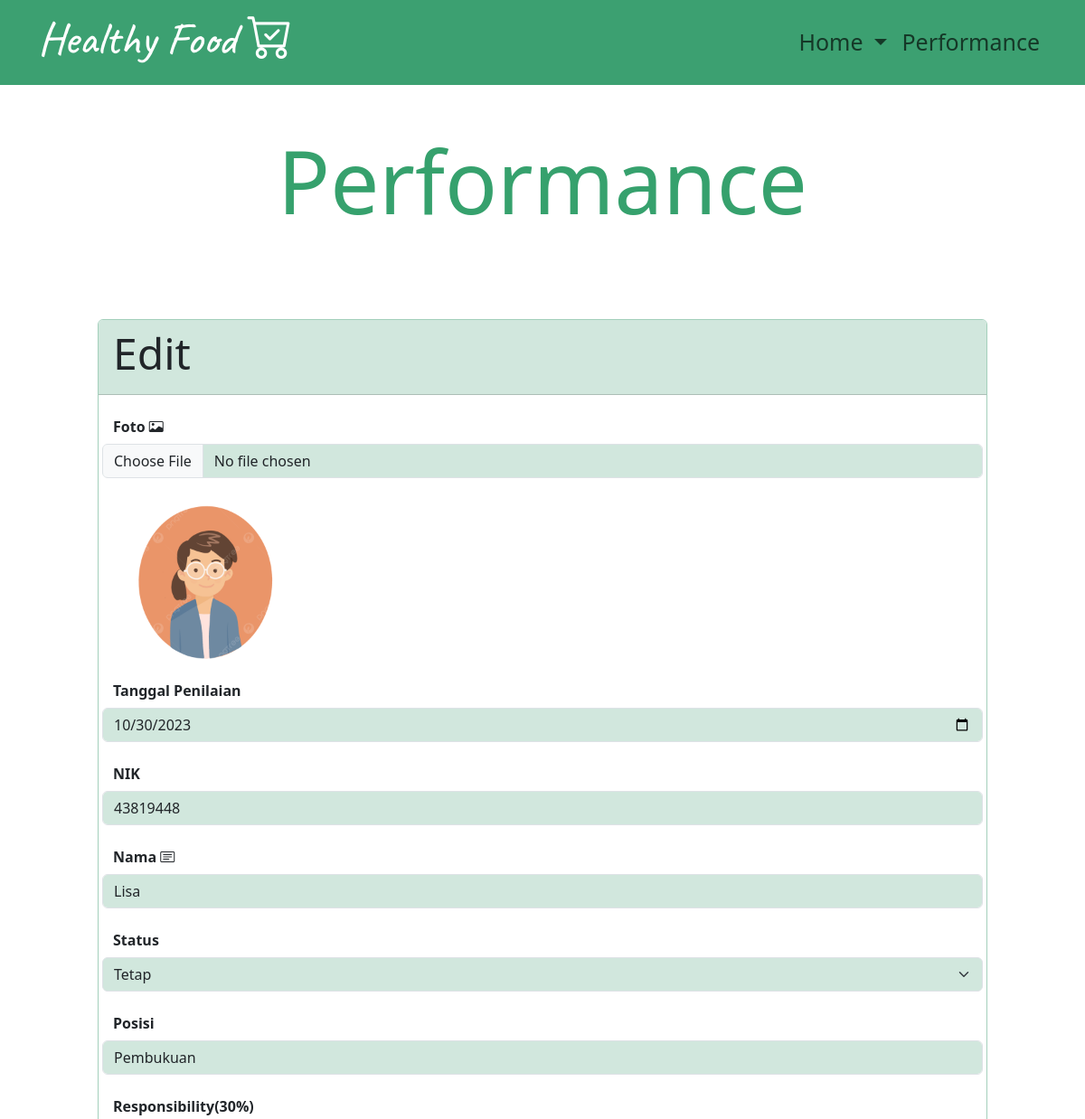
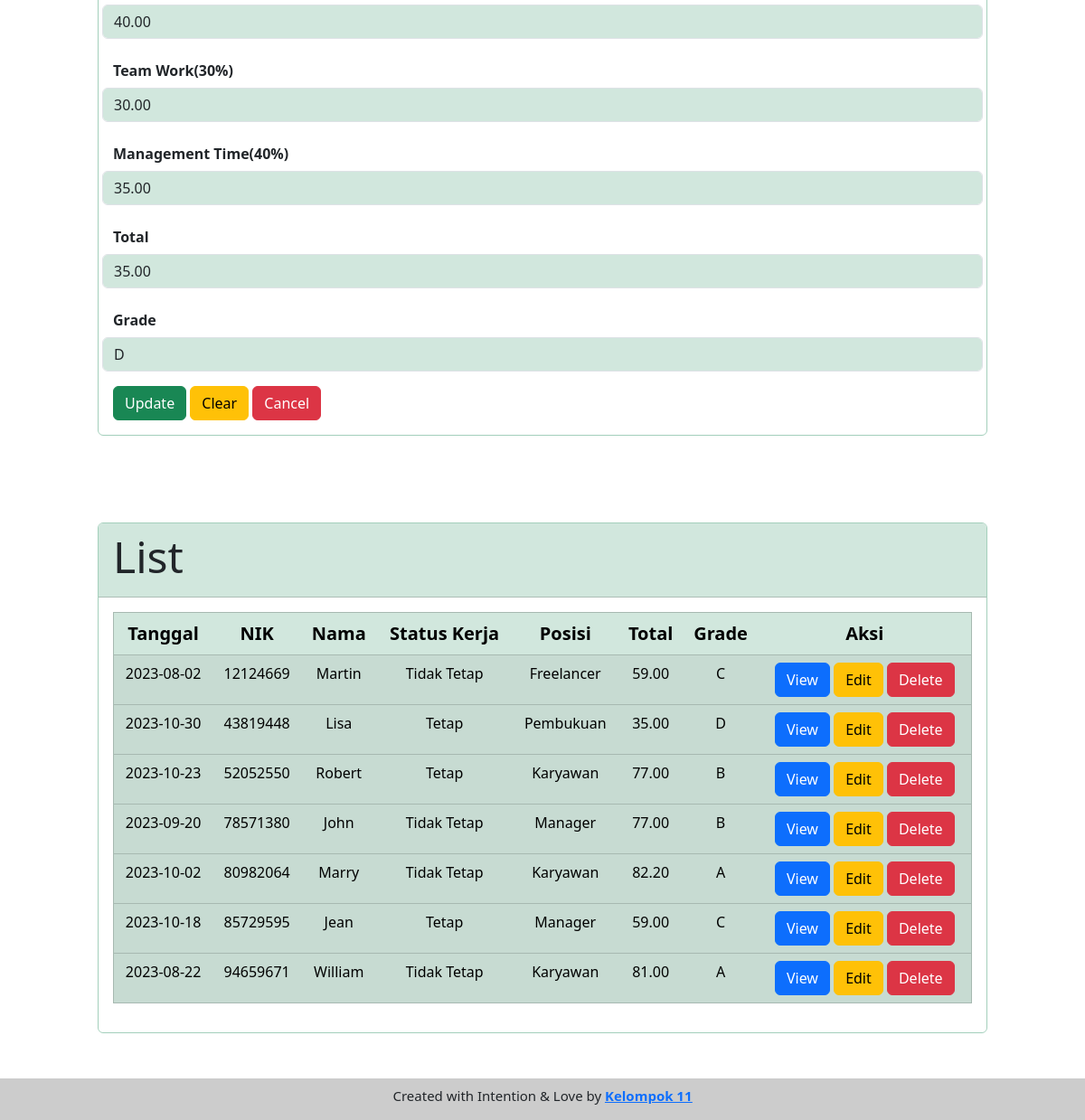
The app's page /uts/performance.php?aksi=edit&nik=43819448 with its own data (2 pictures, top to bottom).
### tables this page shows
CREATE TABLE `performance` (
  `nik` int(8) NOT NULL,
  `foto` varchar(200) NOT NULL,
  `nama` varchar(200) NOT NULL,
  `status_kerja` enum('Tetap','Tidak Tetap') NOT NULL,
  `position` varchar(10) NOT NULL,
  `tgl_penilaian` date NOT NULL,
  `responsibility` decimal(10,2) NOT NULL,
  `teamwork` decimal(10,2) NOT NULL,
  `management_time` decimal(10,2) NOT NULL,
  `total` decimal(10,2) NOT NULL,
  `grade` varchar(3) NOT NULL
);

### uts/performance.php (the view, shortened to what this page needs)
<!DOCTYPE html>
<html lang="en" data-bs-theme="light">
  <head>
    <link href="https://cdn.jsdelivr.net/npm/bootstrap@5.3.2/dist/css/bootstrap.min.css" rel="stylesheet">
    <link rel="stylesheet" href="styles.css">
    <link rel="stylesheet" href="https://cdn.jsdelivr.net/npm/bootstrap-icons@1.11.1/font/bootstrap-icons.css">
  </head>
  <body>
  <header>
    <nav class="navbar navbar-expand-md navbar-light">
      <div class="container">
        <h1 class="navbar-brand" style="font-size : 50px;color:white;font-family: 'Caveat', cursive;">Healthy Food <i class="bi bi-cart-check"></i></h1>
        <div class="collapse navbar-collapse" id="navbarNavDropdown">
            <ul class="navbar-nav ms-auto">
                <li class="nav-item dropdown">
                    <a class="nav-link dropdown-toggle" style="font-size: 25px;" href="#" role="button" data-bs-toggle="dropdown" aria-expanded="false">
                        Home
                    </a>
                </li>
                <li class="nav-item">
                    <a class="nav-link" href="performance.php" style="font-size: 25px;">Performance</a>
                </li>
            </ul>
        </div>
      </div>
    </nav>
  </header>
  <section id="performance" class="p-sm-5">
    <div class="container-fluid">
    <h1 class="text-center mb-5" style="font-size: 600%;padding-top:0%;">Performance</h1>
      <?php
      $con = mysqli_connect("localhost","root","","karyawan_kel11");
      if (isset($_GET['aksi'])){
				switch($_GET['aksi']){
					case "edit":
						edit($con);
            view($con);
						break;
				}
			}
			else{
				add($con);
        view($con);
			}
      ?>
          <?php
      function view($con){
          ?>
          <div class="container-fluid p-5">
          <div class="card border-success-subtle">
            <div class="card-header bg-success-subtle">
              <h2 style="font-size: 300%;">List</h2>
            </div>
            <div class="card-body">
            <div class="table-responsive-md">
          <table class="table table-success table-striped table-hover text-center" border="1">
          <thead>
            <tr>
                <th>Tanggal</th>
                <th>NIK</th>
                <th>Nama</th>
                <th>Status Kerja</th>
                <th>Posisi</th>
                <th>Total</th>
                <th>Grade</th>
                <th>Aksi</th>
            </tr>
          </thead>
          <?php
            $sql = "SELECT * FROM performance";
            $result = mysqli_query ($con,$sql);
            if (mysqli_num_rows($result)>0){
              while ($data = mysqli_fetch_array($result)){
          ?>
            <tbody class="">
            <tr class="hover">
              <td><?=$data['tgl_penilaian'];?></td>
              <td><?=$data['nik'];?></td>
              <td><?=$data['nama'];?></td>
              <td><?=$data['status_kerja'];?></td>
              <td><?=$data['position'];?></td>
              <td><?=$data['total'];?></td>
              <td><?=$data['grade'];?></td>
              <td colspan="3">
                <a href="performance.php?aksi=view2&nik=<?=$data['nik'];?>#performance"><button type="button" class="btn btn-primary">View</button></a>
                <a href="performance.php?aksi=edit&nik=<?=$data['nik'];?>#performance"><button type="button" class="btn btn-warning">Edit</button></a>
                <a href="performance.php?aksi=hapus&nik=<?= $data['nik']; ?>&foto=<?= $data['foto']; ?>#performance" onclick="return confirm('Yakin Hapus?')"><button type="button" class="btn btn-danger">Delete</button></a>
              </td>
            </tr>
          <?php
              }
                }
            ?>
          <?php
      }
          ?>
          <?php
      function edit($con){
        $nik = $_GET['nik'];
        $sql = "SELECT * FROM performance WHERE nik = '$nik'";
        $result = mysqli_query($con,$sql);
        while($data = mysqli_fetch_array($result)){
          ?>
        <div class="container-fluid p-5">
        <div class="card border-success-subtle" >
        <div class="card-header bg-success-subtle">
          <h2>Edit</h2>
        </div>
          <div class="card-body">
          <form action="" method="POST" enctype="multipart/form-data">
            <div class="row mb-3">
              <label for="foto" class="col-xxl-2 col-form-label"><b>Foto <i class="bi bi-card-image"></i></b></label>
              <input type="file" accept=".png, .jpg, .jpeg" name="foto" id="foto" style="width: 1200px;" class="form-control bg-success-subtle"/>
            </div>
            <img <?php ob_start(); ?>src="../image/<?=$data['nik'].'-'.$data['nama'].'.png';?>" width = "200px" height="200px" id="foto" alt="Logo <?=$data['nik'].'-'.$data['nama'];?>">
            <div class="row mb-3">
              <label for="tgl_penilaian" class="col-xxl-2 col-form-label"><b>Tanggal Penilaian</b></label>
              <input type="date" value="<?php ob_start();?><?=$data['tgl_penilaian'];?>" class="form-control bg-success-subtle" name="tgl_penilaian" id="tgl_penilaian" style="width: 1200px;">
            </div>
            <div class="row mb-3">
              <label for="nik" class="col-xxl-2 col-form-label"><b>NIK</b></label>
              <input type="number" value="<?=$data['nik'];?>" class="form-control bg-success-subtle" min="0" name="nik" id="nik" required readonly style="width: 1200px;"/>
            </div>
            <div class="row mb-3">
              <label for="nama" class="col-xxl-2 col-form-label"><b>Nama <i class="bi bi-card-text"></i></b></label>
              <input type="text" value="<?=$data['nama'];?>" class="form-control bg-success-subtle" name="nama" id="nama" style="width: 1200px;"/>
            </div>
            <div class="row mb-3">
              <label class="col-xxl-2 col-form-label" for="status"><b>Status</b></label>
                <select class="form-select bg-success-subtle" style="width: 1200px;" id="status" name="status_kerja">
                  <option value="Tetap" <?= ($data['status_kerja'] == 'Tetap') ? 'selected' : ''; ?>>Tetap</option>
                </select>
            </div>
            <div class="row mb-3">
              <label for="posisi" class="col-xxl-2 col-form-label"><b>Posisi</b></label>
              <input type="text" value="<?=$data['position'];?>" class="form-control bg-success-subtle" name="position" id="posisi" style="width: 1200px;" maxlength="10"/>
            </div>
            <div class="row mb-3">
                  <label for="responsibility" class="col-xxl-2 col-form-label"><b>Responsibility(30%)</b></label>
                  <input type="number" value="<?=$data['responsibility'];?>" class="form-control bg-success-subtle" name="responsibility" id="responsibility" max="100" min="0" style="width: 1200px;"/>
            </div>
            <div class="row mb-3">
                  <label for="teamwork" class="col-xxl-2 col-form-label"><b>Team Work(30%)</b></label>
                  <input type="number" value="<?=$data['teamwork'];?>" class="form-control bg-success-subtle" name="teamwork" id="teamwork" max="100" min="0" style="width: 1200px;"/>
            </div>
            <div class="row mb-3">
                  <label for="management_time" class="col-xxl-2 col-form-label"><b>Management Time(40%)</b></label>
                  <input type="number" value="<?=$data['management_time'];?>" class="form-control bg-success-subtle" name="management_time" id="management_time" max="100" min="0" style="width: 1200px;"/>
            </div>
            <div class="row mb-3">
                  <label for="total" class="col-xxl-2 col-form-label"><b>Total</b></label>
                  <input type="number" value="<?=$data['total'];?>" class="form-control bg-success-subtle" name="total" id="total" max="100" min="0" style="width: 1200px;" readonly/>
            </div>
            <div class="row mb-3">
                  <label for="grade" class="col-xxl-2 col-form-label"><b>Grade</b></label>
                  <input type="text" value="<?=$data['grade'];?>" class="form-control bg-success-subtle" name="grade" id="grade" style="width: 1200px;" readonly/>
            </div>
            <input type="submit" name="update" value="Update" class="btn btn-success"/>
            <input type="reset" value="Clear" class="btn btn-warning"/>
            <input type="button" value="Cancel" class="btn btn-danger" onclick="window.location.href='performance.php#performance'">
		      </form>
          </div>
          </div>
          </div>
          <?php
        }
          ?>
          <?php
      }
          ?>
    </div>
  </section>
  <footer>
        <div class="fixed-bottom" style="background-color: rgba(0, 0, 0, 0.2);">
            <p class="text-center pt-md-2" style="font-size: 15px;">Created with Intention & Love by <a href="https://www.instagram.com/vincent_.m24/"><b><u>Kelompok 11</u></b></a></p>
        </div>
  </footer>
</body>
</html>

### uts/styles.css (style rules this page uses)
header, footer { background-color: #3ca071; }
body { background-size: cover; background-image: url('../image/backgroundterangpattern.png'); background-attachment: fixed; height: 100%; }
.navbar-brand { animation: fade-down 700ms; }
.nav-link { animation: fade-down 700ms; }
table { animation: fade-up 700ms; }
section { animation: fade-up 700ms; }
#performance { animation: fade-up 700ms; }
h1 { color: #36a16d; font-size: 600%; padding-top: 2em; }
.card { background-color: white; }
h2 { font-size: 300%; }
th { font-size: 20px; }
td { font-size: 16px; }

### records on screen
performance: nik+nama (picture), tgl_penilaian "10/30/2023", nik "43819448", nama "Lisa", status_kerja "Tetap", position "Pembukuan", responsibility "40.00", teamwork "30.00", management_time "35.00", total "35.00", grade "D", tgl_penilaian "2023-10-30"
performance: tgl_penilaian "2023-08-02", nik "12124669", nama "Martin", status_kerja "Tidak Tetap", position "Freelancer", total "59.00", grade "C"
performance: tgl_penilaian "2023-10-23", nik "52052550", nama "Robert", status_kerja "Tetap", position "Karyawan", total "77.00", grade "B"
performance: tgl_penilaian "2023-09-20", nik "78571380", nama "John", status_kerja "Tidak Tetap", position "Manager", total "77.00", grade "B"
performance: tgl_penilaian "2023-10-02", nik "80982064", nama "Marry", status_kerja "Tidak Tetap", position "Karyawan", total "82.20", grade "A"
performance: tgl_penilaian "2023-10-18", nik "85729595", nama "Jean", status_kerja "Tetap", position "Manager", total "59.00", grade "C"
performance: tgl_penilaian "2023-08-22", nik "94659671", nama "William", status_kerja "Tidak Tetap", position "Karyawan", total "81.00", grade "A"
